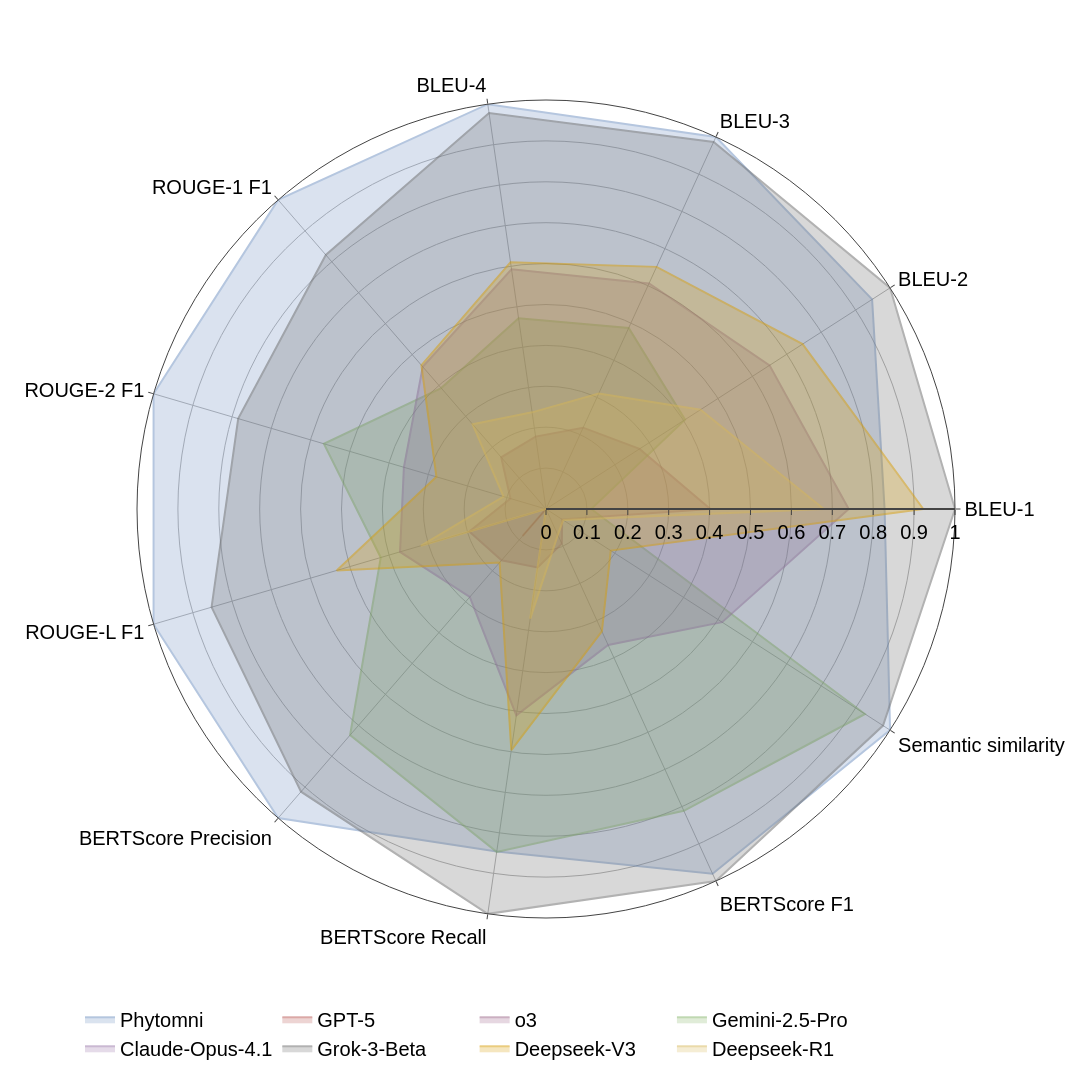

Notebook source saved alongside this figure:
### Code cell
line_width = 2

fig = go.Figure()

for i in range(8):
    fig.add_trace(go.Scatterpolar(
        r=normalized_r_list[i]+[normalized_r_list[i][0]],
        theta=theta_list+[theta_list[0]],
        name=model_list[i],
        mode='lines',
        line_color=color_list[i],
        line_width=line_width,
        opacity=0.5,
        fill = 'toself',
    ))
fig.update_layout(
    template=None,
    polar=dict(
        radialaxis=dict(
            visible=True,
            range=[0, 1],
            linewidth=line_width)),
    showlegend=True,
    legend=dict(orientation = 'h',),
    plot_bgcolor='white',
    font_family='Arial',
    font_color='black',
    font_size=20,
    width=1920,
    height=1080)

fig.show()
# file_prefix = f'supplementary_fig.13.phytobench-review.polar'.lower().replace(' ', '_')
# fig.write_image(f'{file_prefix}.pdf')
# fig.write_image(f'{file_prefix}.png')

### Figure 1 — Plotly figure (JSON) as saved in the notebook; plotly's stock layout.template omitted (floating-point values rounded to 4 significant figures)
{"data": [{"fill": "toself", "line": {"color": "rgb(108, 142, 191)", "width": 2}, "mode": "lines", "name": "Phytomni", "opacity": 0.5, "r": [0.8278, 0.9478, 1, 1, 1, 1, 1, 1, 0.8462, 0.9803, 1, 0.8278], "theta": ["BLEU-1", "BLEU-2", "BLEU-3", "BLEU-4", "ROUGE-1 F1", "ROUGE-2 F1", "ROUGE-L F1", "BERTScore Precision", "BERTScore Recall", "BERTScore F1", "Semantic similarity", "BLEU-1"], "type": "scatterpolar"}, {"fill": "toself", "line": {"color": "rgb(184, 84, 80)", "width": 2}, "mode": "lines", "name": "GPT-5", "opacity": 0.5, "r": [0, 0, 0, 0, 0, 0, 0, 0.08701, 0, 0, 0, 0], "theta": ["BLEU-1", "BLEU-2", "BLEU-3", "BLEU-4", "ROUGE-1 F1", "ROUGE-2 F1", "ROUGE-L F1", "BERTScore Precision", "BERTScore Recall", "BERTScore F1", "Semantic similarity", "BLEU-1"], "type": "scatterpolar"}, {"fill": "toself", "line": {"color": "rgb(153, 97, 133)", "width": 2}, "mode": "lines", "name": "o3", "opacity": 0.5, "r": [0.4018, 0.2717, 0.2186, 0.1789, 0.1671, 0.0905, 0.1953, 0.1659, 0.1443, 0.09309, 0.04683, 0.4018], "theta": ["BLEU-1", "BLEU-2", "BLEU-3", "BLEU-4", "ROUGE-1 F1", "ROUGE-2 F1", "ROUGE-L F1", "BERTScore Precision", "BERTScore Recall", "BERTScore F1", "Semantic similarity", "BLEU-1"], "type": "scatterpolar"}, {"fill": "toself", "line": {"color": "rgb(130, 179, 102)", "width": 2}, "mode": "lines", "name": "Gemini-2.5-Pro", "opacity": 0.5, "r": [0.1103, 0.4041, 0.4868, 0.4709, 0.3912, 0.5659, 0.421, 0.7315, 0.8469, 0.8111, 0.927, 0.1103], "theta": ["BLEU-1", "BLEU-2", "BLEU-3", "BLEU-4", "ROUGE-1 F1", "ROUGE-2 F1", "ROUGE-L F1", "BERTScore Precision", "BERTScore Recall", "BERTScore F1", "Semantic similarity", "BLEU-1"], "type": "scatterpolar"}, {"fill": "toself", "line": {"color": "rgb(150, 115, 166)", "width": 2}, "mode": "lines", "name": "Claude-Opus-4.1", "opacity": 0.5, "r": [0.7401, 0.6497, 0.6064, 0.5919, 0.4602, 0.3621, 0.3719, 0.2846, 0.5097, 0.3656, 0.5118, 0.7401], "theta": ["BLEU-1", "BLEU-2", "BLEU-3", "BLEU-4", "ROUGE-1 F1", "ROUGE-2 F1", "ROUGE-L F1", "BERTScore Precision", "BERTScore Recall", "BERTScore F1", "Semantic similarity", "BLEU-1"], "type": "scatterpolar"}, {"fill": "toself", "line": {"color": "rgb(102, 102, 102)", "width": 2}, "mode": "lines", "name": "Grok-3-Beta", "opacity": 0.5, "r": [1, 1, 0.9866, 0.9781, 0.822, 0.7843, 0.8521, 0.9146, 1, 1, 0.9794, 1], "theta": ["BLEU-1", "BLEU-2", "BLEU-3", "BLEU-4", "ROUGE-1 F1", "ROUGE-2 F1", "ROUGE-L F1", "BERTScore Precision", "BERTScore Recall", "BERTScore F1", "Semantic similarity", "BLEU-1"], "type": "scatterpolar"}, {"fill": "toself", "line": {"color": "rgb(215, 155, 0)", "width": 2}, "mode": "lines", "name": "Deepseek-V3", "opacity": 0.5, "r": [0.9225, 0.7457, 0.6508, 0.6092, 0.4652, 0.2792, 0.5333, 0.1731, 0.5957, 0.3289, 0.1881, 0.9225], "theta": ["BLEU-1", "BLEU-2", "BLEU-3", "BLEU-4", "ROUGE-1 F1", "ROUGE-2 F1", "ROUGE-L F1", "BERTScore Precision", "BERTScore Recall", "BERTScore F1", "Semantic similarity", "BLEU-1"], "type": "scatterpolar"}, {"fill": "toself", "line": {"color": "rgb(214, 182, 86)", "width": 2}, "mode": "lines", "name": "Deepseek-R1", "opacity": 0.5, "r": [0.6793, 0.4492, 0.3106, 0.2387, 0.274, 0.1082, 0.3191, 0, 0.2709, 0.06968, 0.05011, 0.6793], "theta": ["BLEU-1", "BLEU-2", "BLEU-3", "BLEU-4", "ROUGE-1 F1", "ROUGE-2 F1", "ROUGE-L F1", "BERTScore Precision", "BERTScore Recall", "BERTScore F1", "Semantic similarity", "BLEU-1"], "type": "scatterpolar"}], "layout": {"font": {"color": "black", "family": "Arial", "size": 20}, "height": 1080, "legend": {"orientation": "h"}, "plot_bgcolor": "white", "polar": {"radialaxis": {"linewidth": 2, "range": [0, 1], "visible": true}}, "showlegend": true, "width": 1920}}
